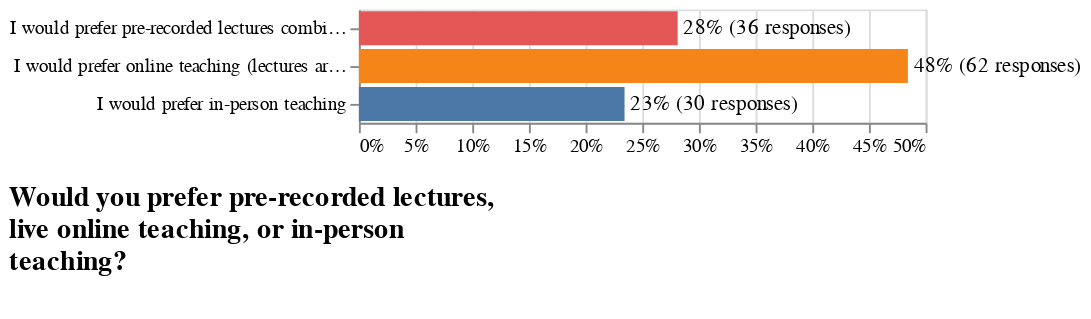

Notebook cell for this chart:
### Code cell
question = "Would you prefer pre-recorded lectures, live online teaching, or in-person teaching?"
order = [
    "I would prefer pre-recorded lectures combined with live discussions",
    "I would prefer online teaching (lectures are live)",
    "I would prefer in-person teaching",
]

plot(data, question, order, "pre-recorded-or-live-or-in-person.png")

### Figure 1 — Vega-Lite specification as saved in the notebook (floating-point values rounded to 4 significant figures)
{"config": {"view": {"continuousWidth": 300, "continuousHeight": 300}, "title": {"anchor": "start", "fontSize": 15, "offset": 15, "orient": "bottom", "subtitleColor": "gray", "subtitleFontSize": 15}}, "layer": [{"mark": {"type": "bar"}, "encoding": {"color": {"field": "options", "legend": null, "type": "nominal"}, "x": {"axis": {"format": ".0%", "title": null}, "field": "percentage", "type": "quantitative"}, "y": {"axis": {"labels": true, "title": null}, "field": "options", "sort": ["I would prefer pre-recorded lectures combined with live discussions", "I would prefer online teaching (lectures are live)", "I would prefer in-person teaching"], "type": "nominal"}}, "title": {"text": ["Would you prefer pre-recorded lectures,", "live online teaching, or in-person", "teaching?"], "subtitle": []}}, {"mark": {"type": "text", "align": "left", "baseline": "middle", "dx": 3}, "encoding": {"text": {"field": "formatted", "type": "nominal"}, "x": {"field": "percentage", "type": "quantitative"}, "y": {"field": "options", "sort": ["I would prefer pre-recorded lectures combined with live discussions", "I would prefer online teaching (lectures are live)", "I would prefer in-person teaching"], "type": "nominal"}}}], "data": {"name": "data-c435d7a9c9bbb70dfdff81116bd0b81c"}, "$schema": "https://vega.github.io/schema/vega-lite/v5.17.0.json", "datasets": {"data-c435d7a9c9bbb70dfdff81116bd0b81c": [{"options": "I would prefer pre-recorded lectures combined with live discussions", "counts": 36, "percentage": 0.2812, "formatted": "28% (36 responses)"}, {"options": "I would prefer online teaching (lectures are live)", "counts": 62, "percentage": 0.4844, "formatted": "48% (62 responses)"}, {"options": "I would prefer in-person teaching", "counts": 30, "percentage": 0.2344, "formatted": "23% (30 responses)"}]}}
